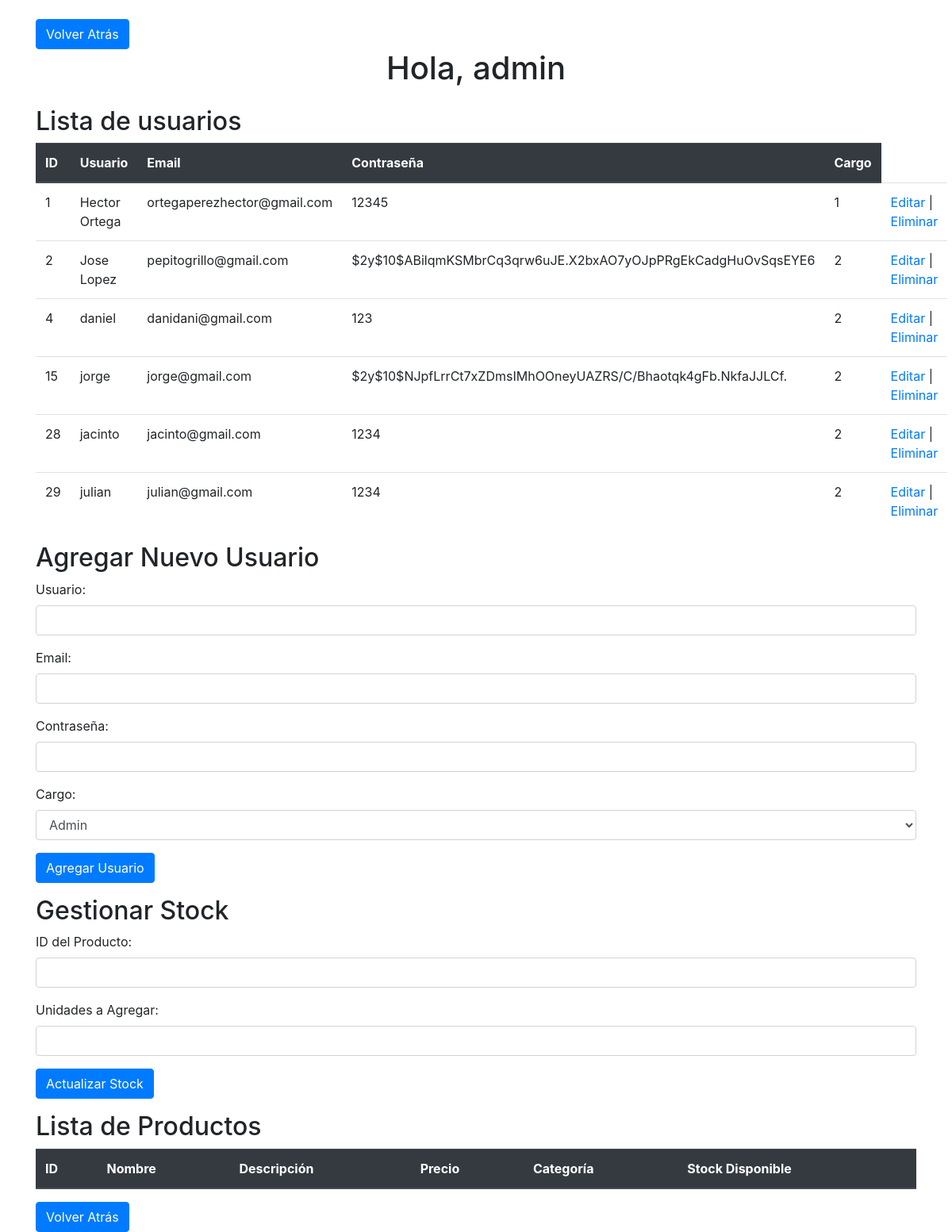
/PROYECTO_FINAL/admin.php, run on the app's committed database.
### tables this page shows
CREATE TABLE `usuarios` (
  `id` int(11) NOT NULL,
  `Usuario` varchar(300) NOT NULL,
  `Email` varchar(300) NOT NULL,
  `Contraseña` varchar(200) NOT NULL,
  `id_cargo` int(11) NOT NULL
);

CREATE TABLE `cargo` (
  `id` int(11) NOT NULL,
  `descripcion` varchar(300) NOT NULL
);

### PROYECTO_FINAL/mostrar_usuarios.php (the view, shortened to what this page needs)
<?php
$conexion = mysqli_connect("localhost", "root", "", "bd");
$consulta = "SELECT usuarios.id, usuarios.Usuario, usuarios.Email, usuarios.Contraseña, cargo.id AS Cargo
             FROM usuarios
             INNER JOIN cargo ON usuarios.id_cargo = cargo.id";
$resultado = mysqli_query($conexion, $consulta);
while ($fila = mysqli_fetch_assoc($resultado)) {
    echo "<tr>";
    echo "<td>" . $fila['id'] . "</td>";
    echo "<td>" . $fila['Usuario'] . "</td>";
    echo "<td>" . $fila['Email'] . "</td>";
    echo "<td>" . $fila['Contraseña'] . "</td>";
    echo "<td>" . $fila['Cargo'] . "</td>";
    echo "<td><a href='editar_usuario.php?id=" . $fila['id'] . "'>Editar</a> | <a href='eliminar_usuario.php?id=" . $fila['id'] . "'>Eliminar</a></td>";
    echo "</tr>";
}
?>

### PROYECTO_FINAL/admin.php (shortened to what this page needs)
<!DOCTYPE html>
<html lang="es">
<head>
    <link rel="stylesheet" href="https://stackpath.bootstrapcdn.com/bootstrap/4.5.2/css/bootstrap.min.css">
    <link rel="stylesheet" type="text/css" href="bajo-stock.css">
</head>
<body>
    <div class="container mt-4">
        <button class="btn btn-primary btn-volver" onclick="window.history.back()">Volver Atrás</button>
        <h1 class="text-center mb-4">Hola, admin</h1>
        <h2 class="mt-3">Lista de usuarios</h2>
        <table class="table">
            <thead class="thead-dark">
                <tr>
                    <th>ID</th>
                    <th>Usuario</th>
                    <th>Email</th>
                    <th>Contraseña</th>
                    <th>Cargo</th>
                </tr>
            </thead>
            <tbody>
                <?php include 'mostrar_usuarios.php'; ?>
            </tbody>
        </table>
        <h2 class="mt-3">Agregar Nuevo Usuario</h2>
        <form action="agregar_usuario.php" method="post" class="mb-3">
            <div class="form-group">
                <label for="usuario">Usuario:</label>
                <input type="text" class="form-control" id="usuario" name="usuario" required>
            </div>
            <div class="form-group">
                <label for="email">Email:</label>
                <input type="email" class="form-control" id="email" name="email" required>
            </div>
            <div class="form-group">
                <label for="contraseña">Contraseña:</label>
                <input type="password" class="form-control" id="contraseña" name="contraseña" required>
            </div>
            <div class="form-group">
                <label for="cargo">Cargo:</label>
                <select class="form-control" id="cargo" name="cargo">
                    <option value="1">Admin</option>
                </select>
            </div>
            <button type="submit" class="btn btn-primary">Agregar Usuario</button>
        </form>
        <h2 class="mt-3">Gestionar Stock</h2>
        <form action="actualizar_stock.php" method="post" class="mb-3">
            <div class="form-group">
                <label for="id_producto">ID del Producto:</label>
                <input type="text" class="form-control" id="id_producto" name="id_producto" required>
            </div>
            <div class="form-group">
                <label for="unidades_a_agregar">Unidades a Agregar:</label>
                <input type="number" class="form-control" id="unidades_a_agregar" name="unidades_a_agregar" required>
            </div>
            <button type="submit" class="btn btn-primary">Actualizar Stock</button>
        </form>
        <h2 class="mt-3">Lista de Productos</h2>
        <table class="table">
            <thead class="thead-dark">
                <tr>
                    <th>ID</th>
                    <th>Nombre</th>
                    <th>Descripción</th>
                    <th>Precio</th>
                    <th>Categoría</th>
                    <th>Stock Disponible</th>
                </tr>
            </thead>
        </table>
        <button class="btn btn-primary" onclick="window.history.back()">Volver Atrás</button>
    </div>
</body>
</html>

### data on the page
usuarios: id "1", Usuario "Hector Ortega", Email "ortegaperezhector@gmail.com", Contraseña "12345", id_cargo "1"
usuarios: id "2", Usuario "Jose Lopez", Email "pepitogrillo@gmail.com", Contraseña "$2y$10$ABilqmKSMbrCq3qrw6uJE.X2bxAO7yOJpPRgEkCadgHuOvSqsEYE6", id_cargo "2"
usuarios: id "4", Usuario "daniel", Email "danidani@gmail.com", Contraseña "123", id_cargo "2"
usuarios: id "15", Usuario "jorge", Email "jorge@gmail.com", Contraseña "$2y$10$NJpfLrrCt7xZDmsIMhOOneyUAZRS/C/Bhaotqk4gFb.NkfaJJLCf.", id_cargo "2"
usuarios: id "28", Usuario "jacinto", Email "jacinto@gmail.com", Contraseña "1234", id_cargo "2"
usuarios: id "29", Usuario "julian", Email "julian@gmail.com", Contraseña "1234", id_cargo "2"
